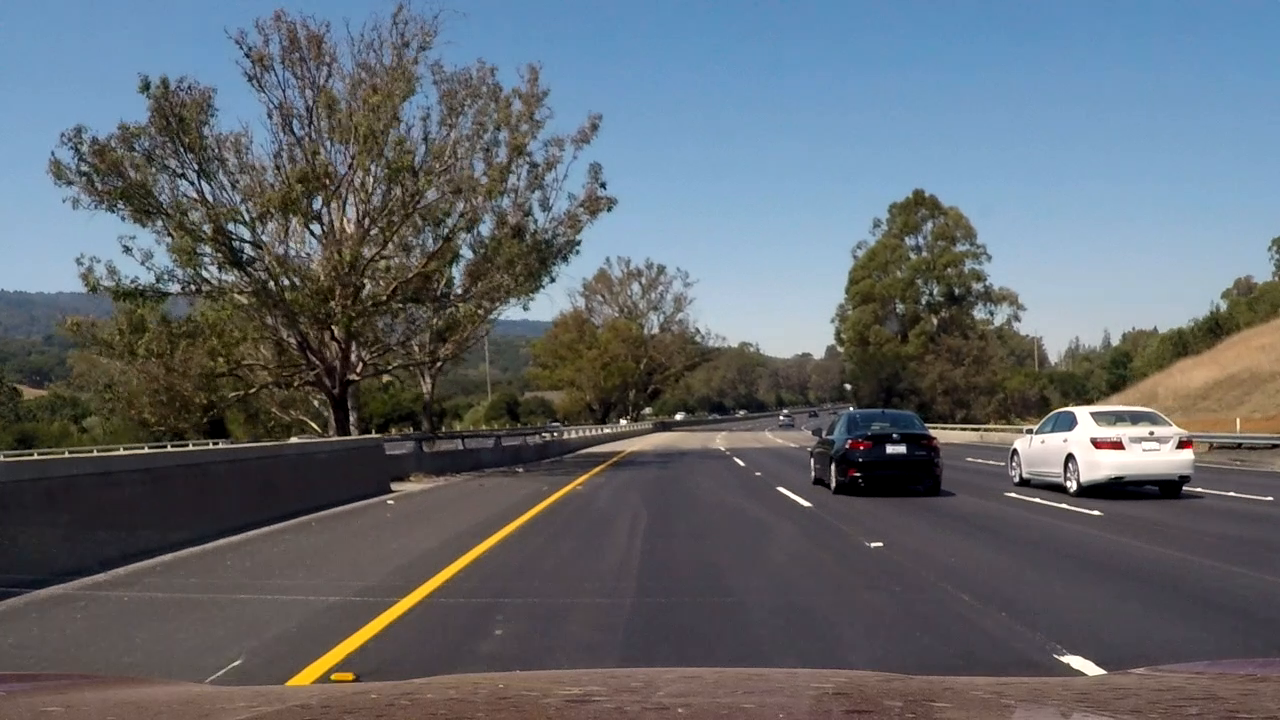
#> input picture frame 3 of 20260203_OpenCv/data/road.mp4, 1280 x 720 px
$ python opencv05_video.py
#> lines starting #> are read from the running program, lines starting #| are printed output that depends on the picture; after the words box and inside, x2 and y2 are one past the last pixel; in counts of white or black regions, pixels touching at a corner belong together
import cv2
import os

# 데이터 관리를 위한 폴더 (data 폴더가 없으면 생성)
DATA_FILE_PATH = os.path.join(os.path.dirname(__file__), "data")
if not os.path.exists(DATA_FILE_PATH):
    os.makedirs(DATA_FILE_PATH)

dataFile = os.path.join(DATA_FILE_PATH, 'road.mp4')

# 동영상 파일을 읽어서 표시
cap = cv2.VideoCapture(dataFile) # 0 넣으면 웹캠
while True:
    retval, frame = cap.read()
#> frame is the input picture: shape (720, 1280, 3); mean B, G, R 109.8, 103.2, 97.2
    if not retval:
        break
    cv2.imshow('frame', frame)

    # 이미지를 그레이 스케일로 변환, 엣지(윤곽선) 추출 후 표시
    gray = cv2.cvtColor(frame, cv2.COLOR_BGR2GRAY)
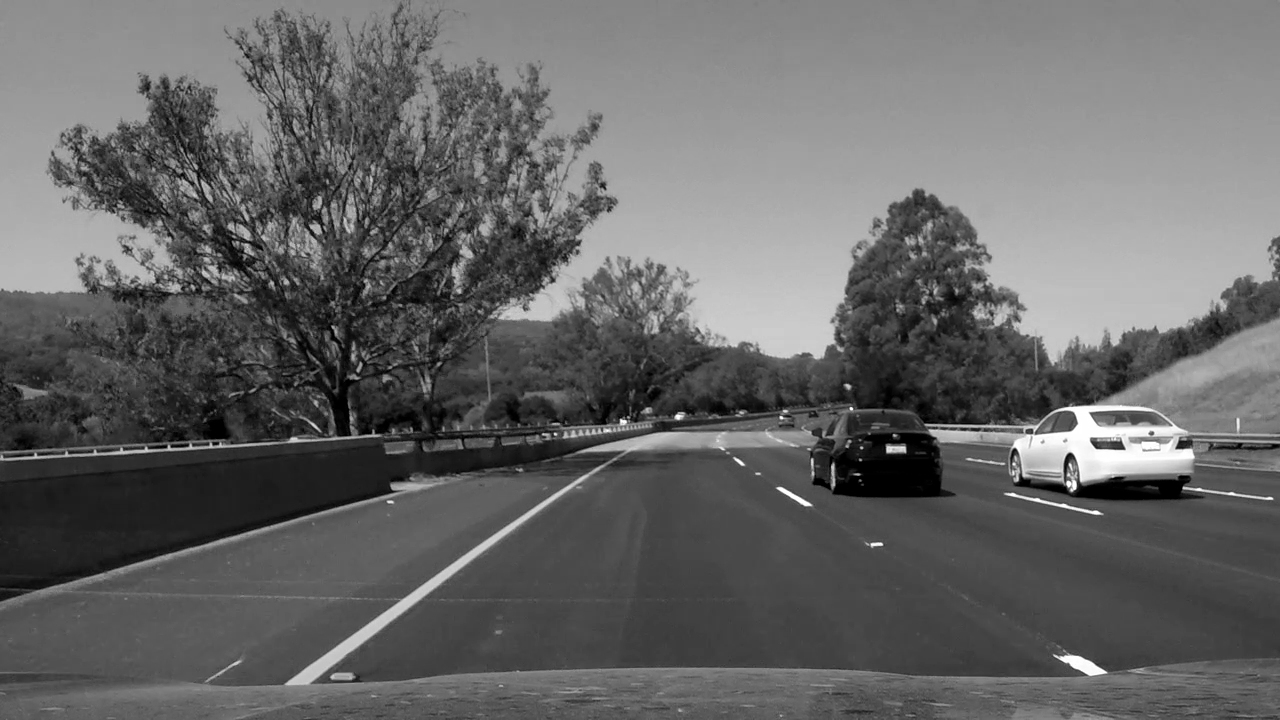
#> gray: shape (720, 1280); min 0, max 255, mean 102.2
    edges = cv2.Canny(gray, 100, 200)
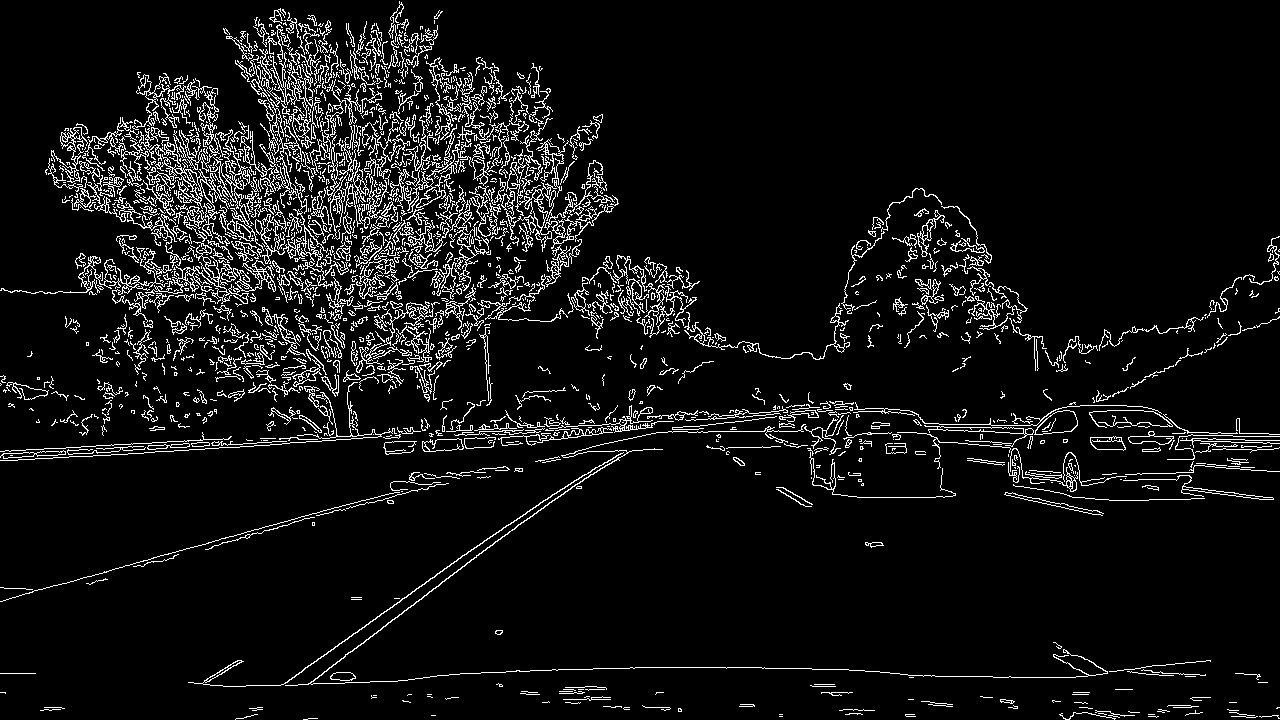
#> edges: shape (720, 1280); 7% white in thin lines or dots
    cv2.imshow('edges', edges)

    if cv2.waitKey(25) == 27:  # Esc
#> (key Esc is pressed here)
        break

cap.release()
cv2.destroyAllWindows()

$ run again, starting later in the video
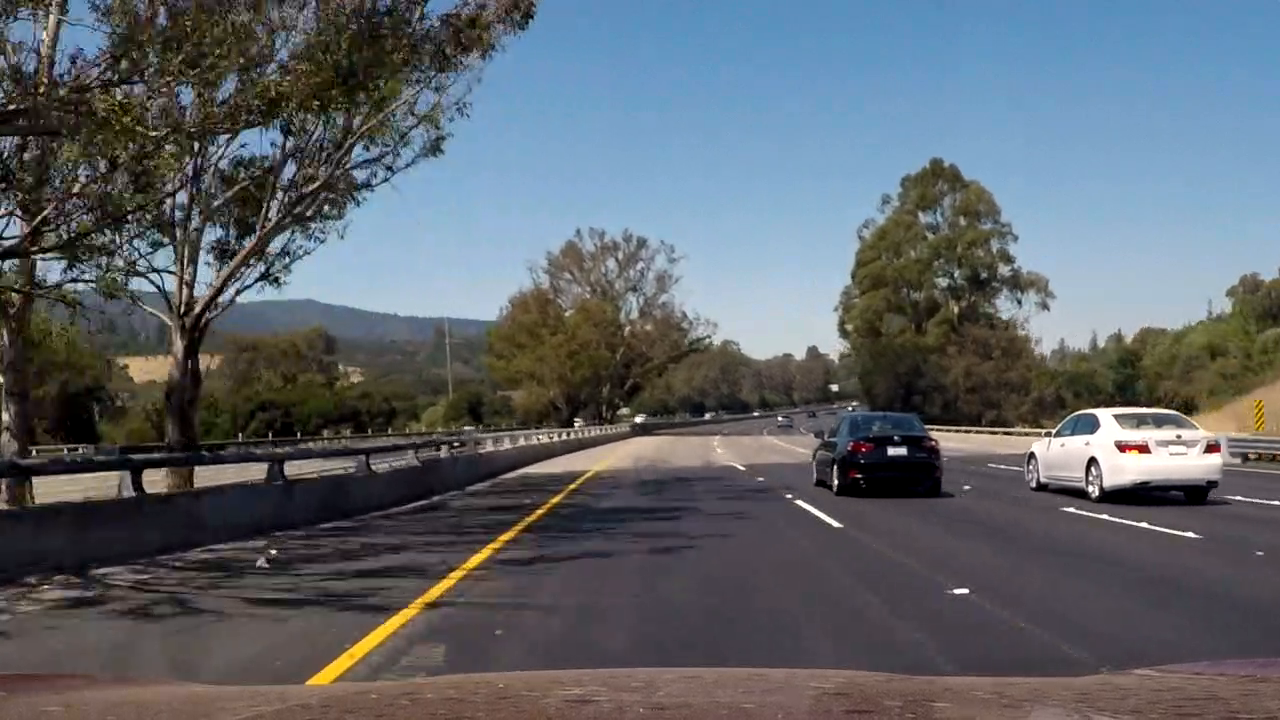
#> input picture frame 17 of 20260203_OpenCv/data/road.mp4, 1280 x 720 px
#> frame is the input picture: shape (720, 1280, 3); mean B, G, R 105.5, 99.4, 93.8
#> `gray = cv2.cvtColor(frame, cv2.COLOR_BGR2GRAY)`:
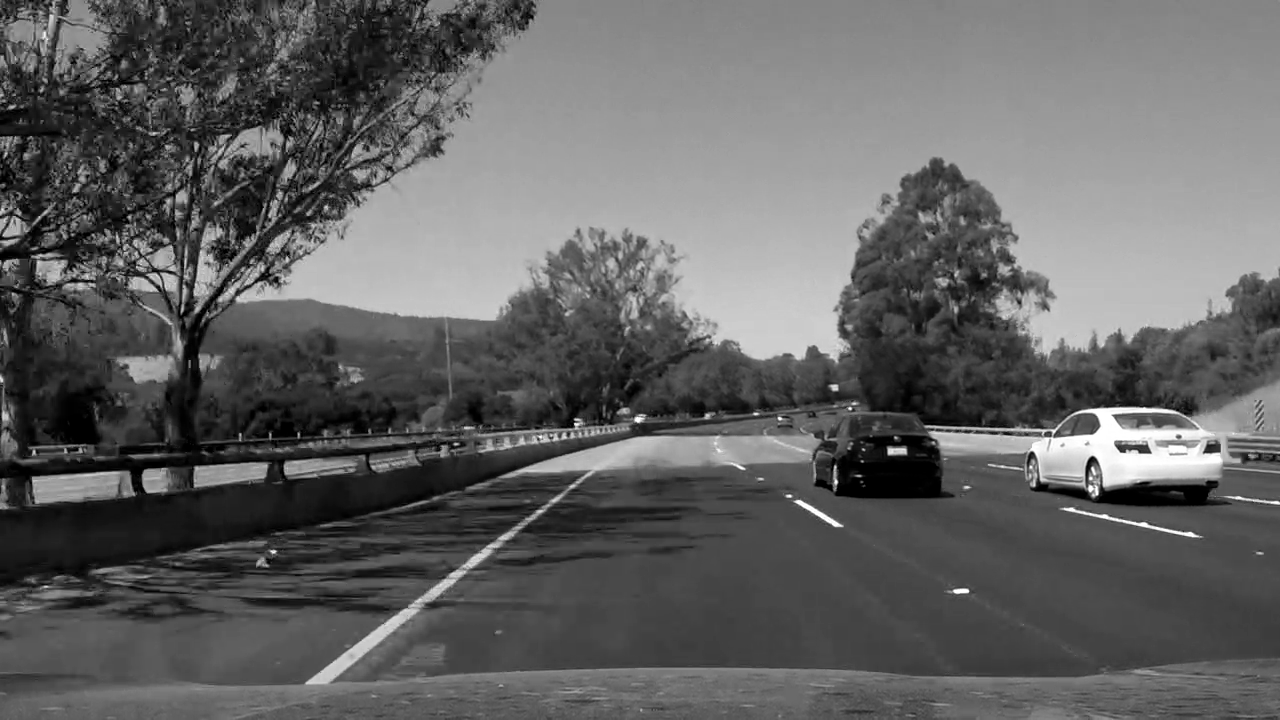
#> gray: shape (720, 1280); min 0, max 255, mean 98.4
#> `edges = cv2.Canny(gray, 100, 200)`:
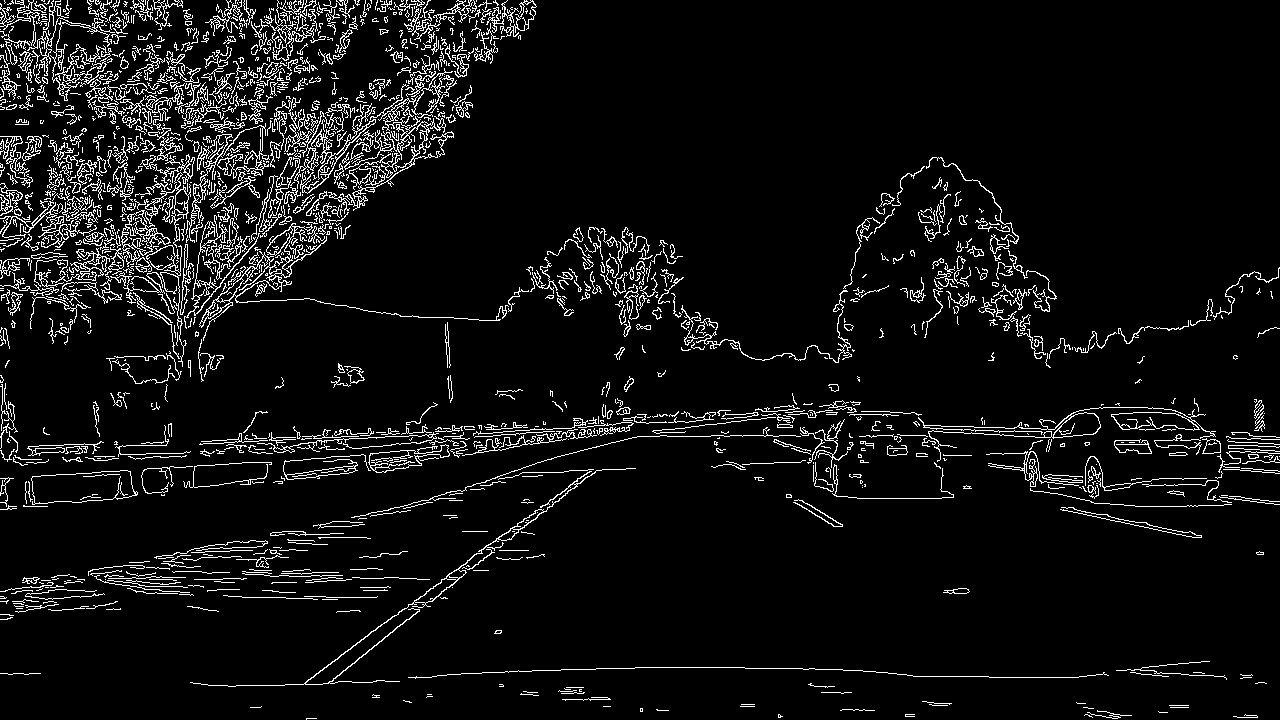
#> edges: shape (720, 1280); 6.5% white in thin lines or dots

$ run again, starting later in the video
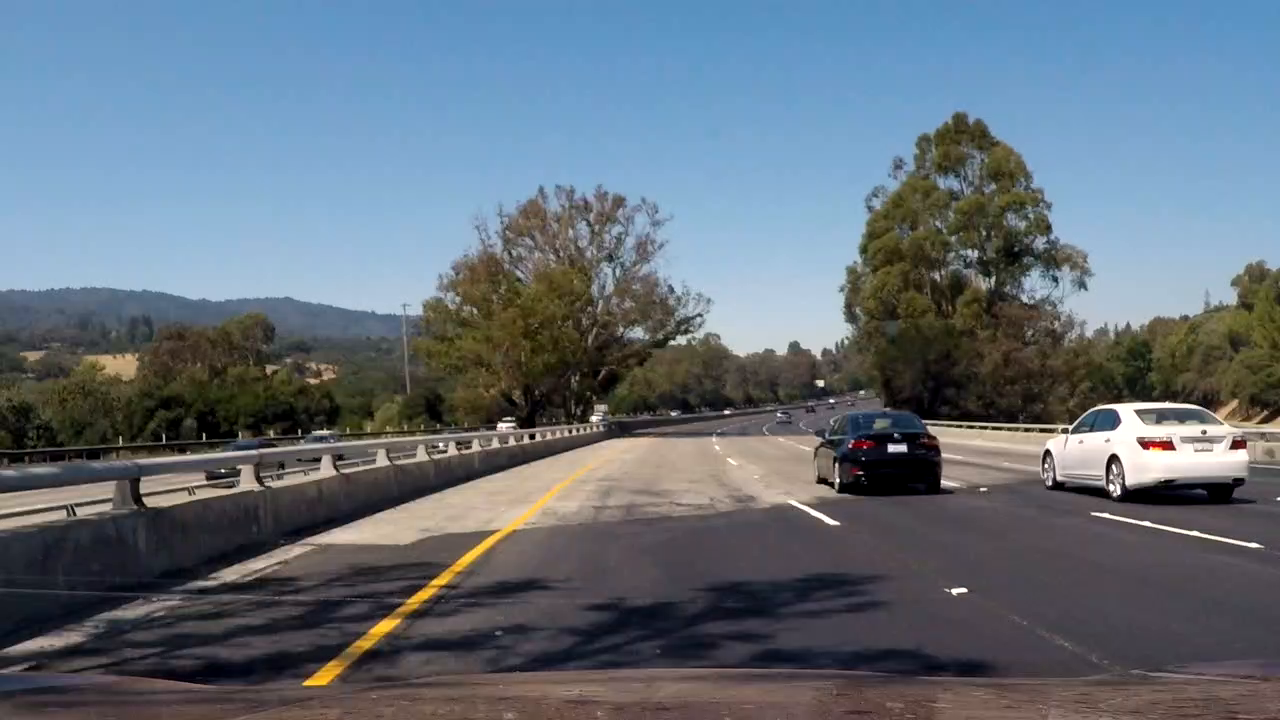
#> input picture frame 30 of 20260203_OpenCv/data/road.mp4, 1280 x 720 px
#> frame is the input picture: shape (720, 1280, 3); mean B, G, R 122.1, 111, 99.5
#> `gray = cv2.cvtColor(frame, cv2.COLOR_BGR2GRAY)`:
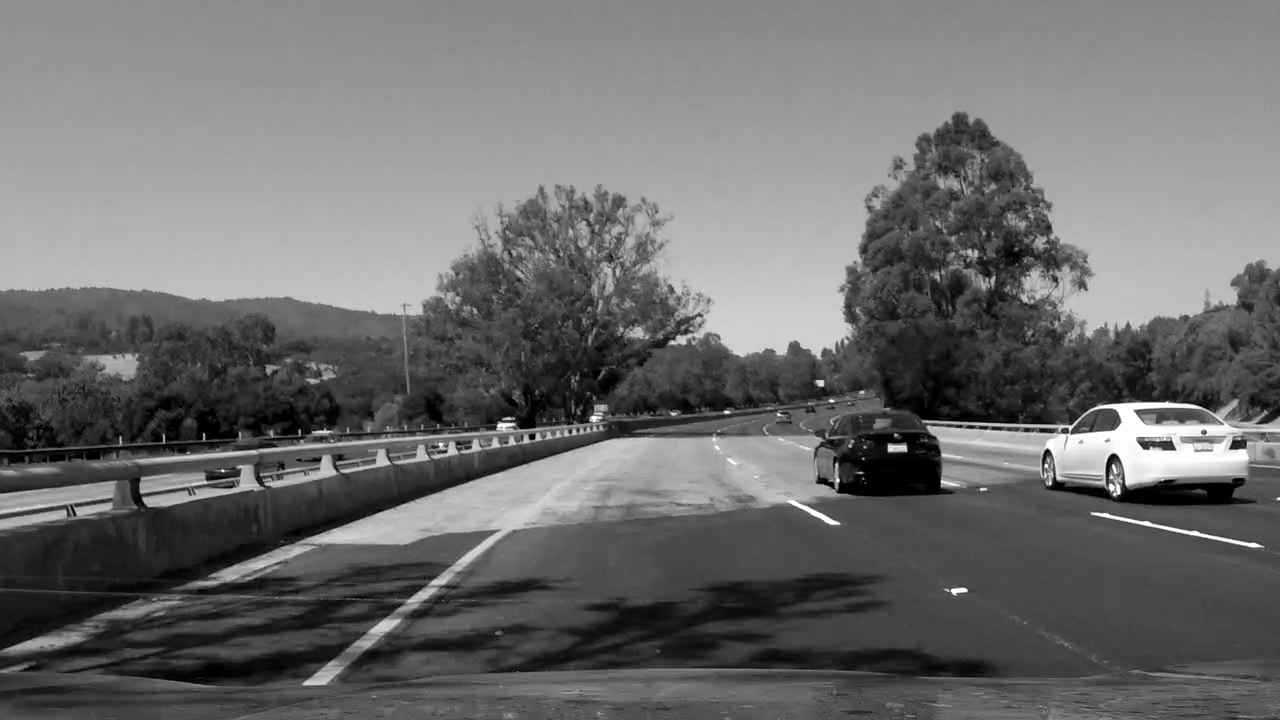
#> gray: shape (720, 1280); min 0, max 255, mean 108.8
#> `edges = cv2.Canny(gray, 100, 200)`:
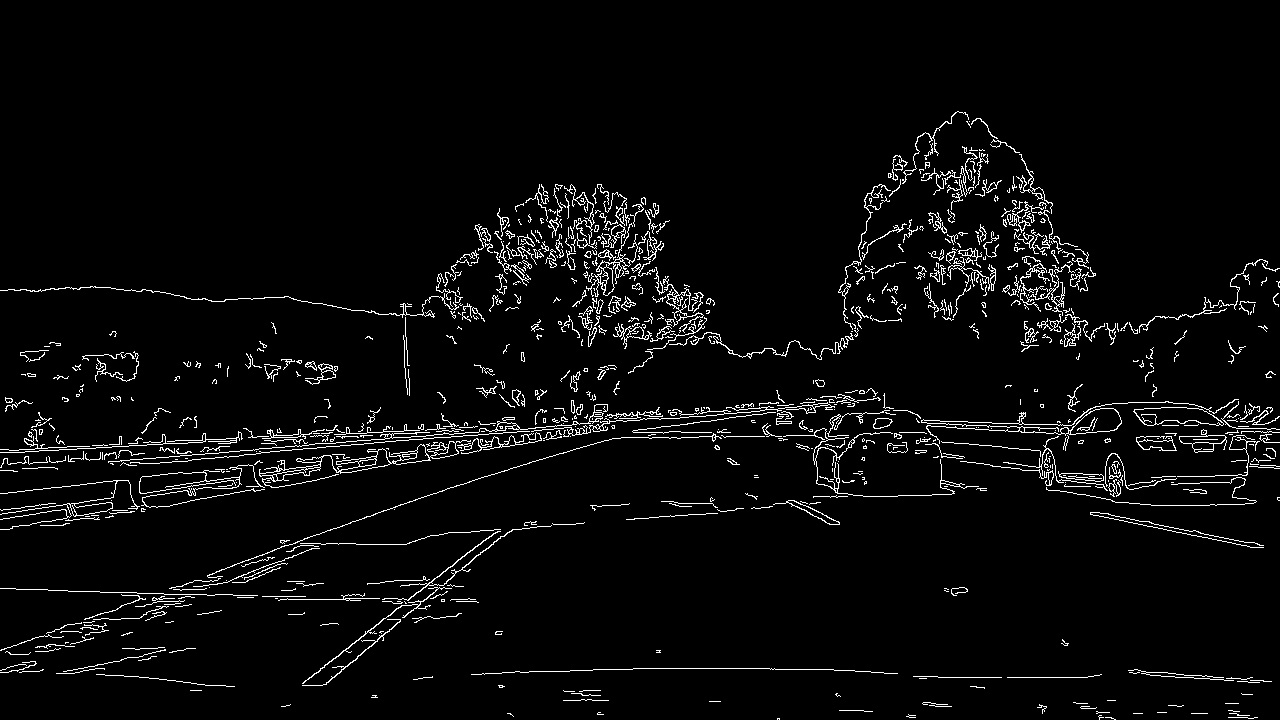
#> edges: shape (720, 1280); 3.8% white in thin lines or dots, all inside (x1, y1, x2, y2) = (0, 111, 1280, 720)
